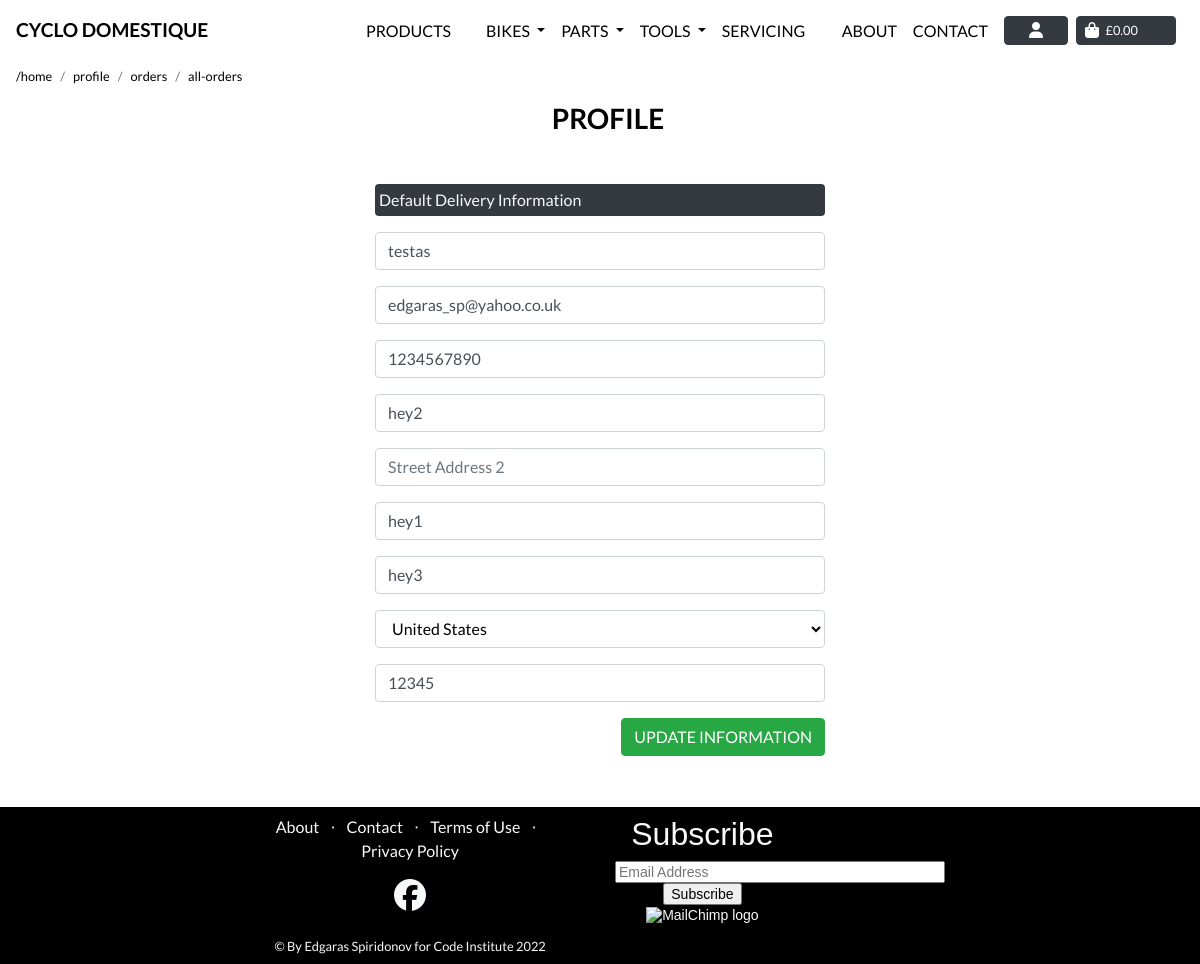
/profile/ (signed in), run on an earlier commit of the app's database.
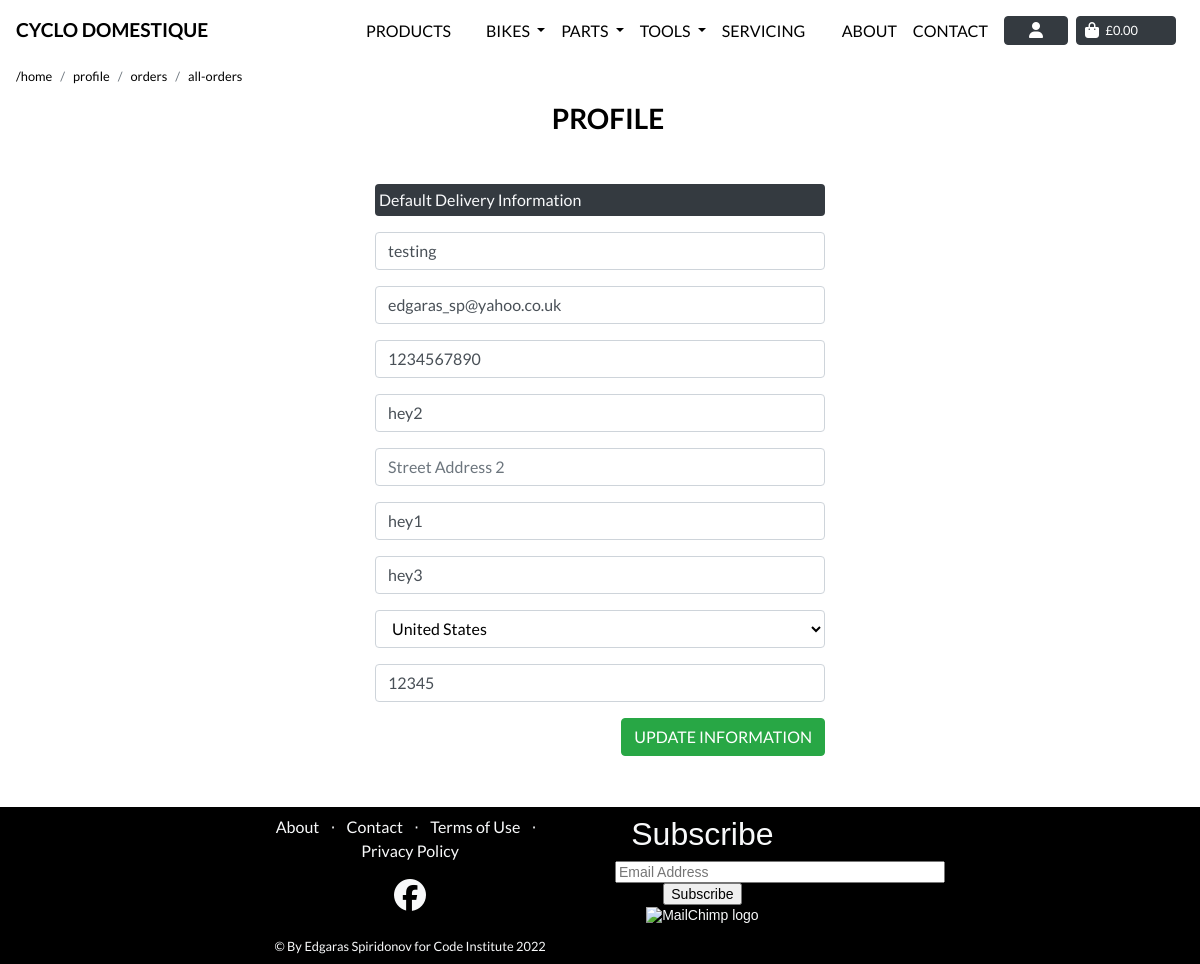
And on a later commit of the database.
### profiles/models.py (models this page shows, shortened)
class UserProfile(models.Model):
    user = models.OneToOneField(User, on_delete=models.CASCADE)
    default_full_name = models.CharField(max_length=50, null=True, blank=True)
    default_email = models.EmailField(max_length=254, null=True, blank=True)
    default_phone_number = models.CharField(max_length=20,
                                            null=True, blank=True)
    default_street_address1 = models.CharField(max_length=80,
                                               null=True, blank=True)
    default_street_address2 = models.CharField(max_length=80,
                                               null=True, blank=True)
    default_town_or_city = models.CharField(max_length=40,
                                            null=True, blank=True)
    default_county = models.CharField(max_length=80, null=True, blank=True)
    default_country = CountryField(blank_label='Country',
                                   null=True, blank=True)
    default_postcode = models.CharField(max_length=20, null=True, blank=True)

### profiles/views.py (the view)
# urls.py: path('profile/', include('profiles.urls')),
@login_required
def profile(request):
    user_profile = get_object_or_404(UserProfile, user=request.user)
    if request.method == 'POST':
        form = UserProfileForm(request.POST, instance=user_profile)
        if form.is_valid():
            form.save()
            messages.success(request, 'Profile updated successfully')
    form = UserProfileForm(instance=user_profile)
    orders = user_profile.orders.all()
    template = 'profiles/profile.html'
    context = {
        'form': form,
        'orders': orders,
        'on_profile_page': True
    }
    return render(request, template, context)

### profiles/forms.py
class UserProfileForm(forms.ModelForm):
    class Meta:
        model = UserProfile
        exclude = ('user',)
    def __init__(self, *args, **kwargs):
        super().__init__(*args, **kwargs)
        placeholders = {
            'default_full_name': 'Full Name',
            'default_email': 'Email',
            'default_phone_number': 'Phone Number',
            'default_street_address1': 'Street Address 1',
            'default_street_address2': 'Street Address 2',
            'default_town_or_city': 'Town or City',
            'default_county': 'County, State or Locality',
            'default_postcode': 'Postal Code',
        }
        self.fields['default_full_name'].widget.attrs['autofocus'] = True
        for field in self.fields:
            if field != 'default_country':
                if self.fields[field].required:
                    placeholder = f'{placeholders[field]} *'
                else:
                    placeholder = placeholders[field]
                self.fields[field].widget.attrs['placeholder'] = placeholder
            self.fields[field].widget.attrs['class'] = ''
            self.fields[field].label = False

### profiles/templates/profiles/profile.html (shortened to what this page needs)
{% extends "base.html" %}
{% load static %}
{% block extra_css %}
    <link rel="stylesheet" href="{% static 'profiles/css/profile.css' %}">
    <link rel="stylesheet" href="{% static 'css/page_navbar.css' %}">
{% endblock %}
{% block page_header %}
<div class="header-container header-mobile">
</div>
{% endblock %}
{% block content %}
<div class="ml-3">
    <div class="col-md-12 px-0 mb-1">
        <nav aria-label="breadcrumb">
          <ol class="breadcrumb bg-transparent pl-0 mb-0  small">
            <li class="breadcrumb-item"><a class="text-black text-lowercase" href="/">/home</a></li>
            <li class="breadcrumb-item"><a class="text-black text-lowercase" href="/profile">profile</a></li>
            <li class="breadcrumb-item"><a class="text-black text-lowercase" href="/profile/orders">orders</a></li>
            <li class="breadcrumb-item"><a class="text-black text-lowercase" href="/profile/orders/all">all-orders</a></li>
          </ol>
        </nav>
    </div>
</div>
<div class="container  mb-5">
    <div class="row">
        <div class="col">
            <h3 class="text-black text-uppercase font-weight-bold mb-5 text-center pl-3"> Profile </h3>
        </div>
    </div>
    <div class="row">
        <div class="col-3 d-none d-md-block d-lg-block d-xl-block"></div>
        <div class="col-12 col-md-6">
            <p class="text-light bg-dark rounded py-1 px-1">Default Delivery Information</p>
            <form class="mt-3" action="{% url 'profile' %}" method="POST" id="profile-update-form">
                {{ form|crispy }}
                <button class="btn btn-success rounded text-uppercase float-right">Update Information</button>
            </form>
        </div>
        <div class="col-2 d-none d-md-block d-lg-block d-xl-block"></div>
    </div>
</div>
{% include "includes/footer.html" %}
{% endblock %}

What changed in the data, as far as the page shows it:
changed UserProfile "edgaras_sp@yahoo.co.uk": default_full_name "testas" → "testing"
